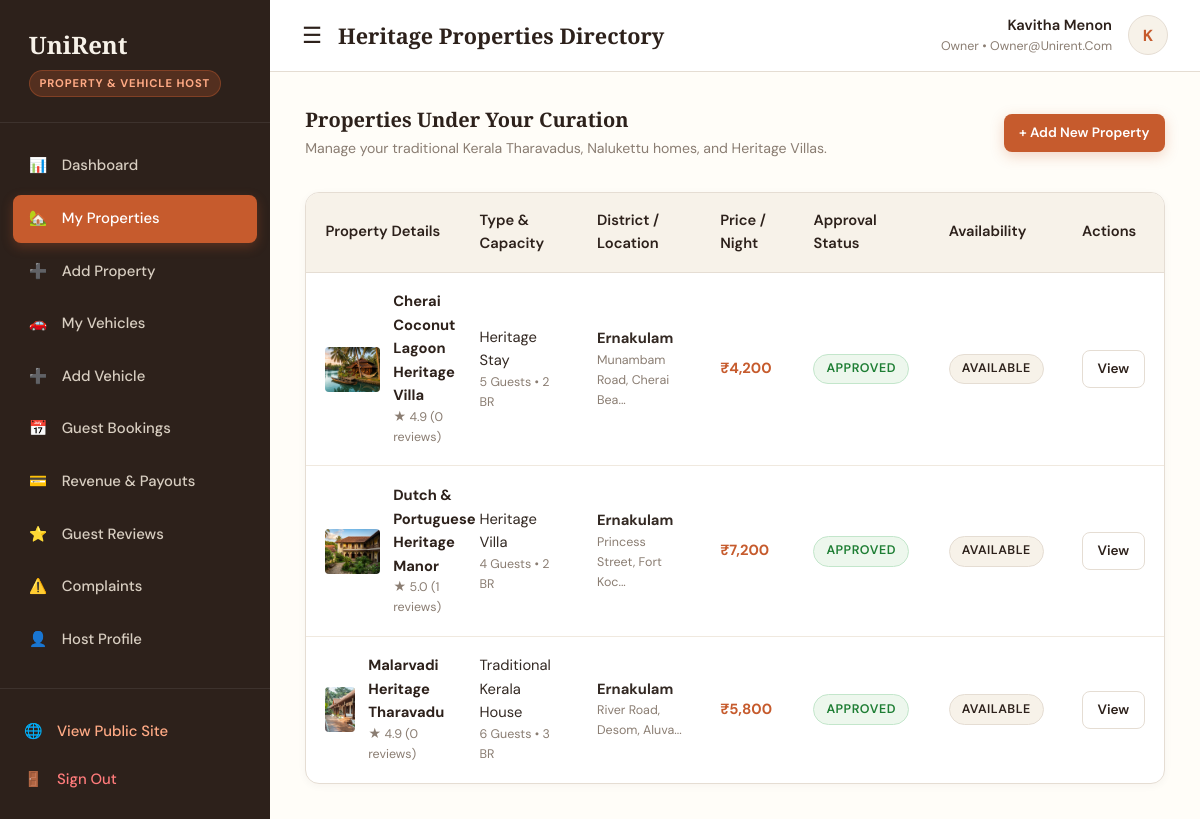
Screenshot of /owner/properties (signed in) with the database file from the repository.
### app/models.py (models this page shows, shortened)
class User(db.Model):
    __tablename__ = 'users'
    user_id = db.Column(db.Integer, primary_key=True, autoincrement=True)
    full_name = db.Column(db.String(120), nullable=False)
    email = db.Column(db.String(150), unique=True, nullable=False, index=True)
    phone = db.Column(db.String(20), nullable=False)
    password_hash = db.Column(db.String(255), nullable=False)
    role = db.Column(db.String(20), nullable=False, default='traveler')  # traveler, owner, admin
    status = db.Column(db.String(20), nullable=False, default='active')  # active, suspended
    profile_image = db.Column(db.String(255), nullable=True)
    created_at = db.Column(db.DateTime, default=datetime.utcnow)
    updated_at = db.Column(db.DateTime, default=datetime.utcnow, onupdate=datetime.utcnow)
    owner_profile = db.relationship('Owner', backref='user', uselist=False, cascade='all, delete-orphan')
    admin_profile = db.relationship('Admin', backref='user', uselist=False, cascade='all, delete-orphan')
    bookings = db.relationship('Booking', backref='user', lazy='dynamic', cascade='all, delete-orphan')
    reviews = db.relationship('Review', backref='user', lazy='dynamic', cascade='all, delete-orphan')
    complaints = db.relationship('Complaint', backref='user', lazy='dynamic', cascade='all, delete-orphan')

class Property(db.Model):
    __tablename__ = 'properties'
    property_id = db.Column(db.Integer, primary_key=True, autoincrement=True)
    owner_id = db.Column(db.Integer, db.ForeignKey('owners.owner_id', ondelete='CASCADE'), nullable=False)
    property_name = db.Column(db.String(160), nullable=False)
    slug = db.Column(db.String(180), unique=True, nullable=False)
    property_type = db.Column(db.String(80), nullable=False)  # Heritage Villa, Traditional Tharavadu, Nalukettu, Colonial Manor
    description = db.Column(db.Text, nullable=False)
    address = db.Column(db.String(255), nullable=False)
    district = db.Column(db.String(50), nullable=False)  # Ernakulam, Thrissur
    latitude = db.Column(db.Float, nullable=False)
    longitude = db.Column(db.Float, nullable=False)
    price_per_night = db.Column(db.Float, nullable=False)
    guest_capacity = db.Column(db.Integer, nullable=False, default=2)
    bedrooms = db.Column(db.Integer, nullable=False, default=1)
    bathrooms = db.Column(db.Integer, nullable=False, default=1)
    amenities = db.Column(db.Text, nullable=True)  # JSON serialized list
    images = db.Column(db.Text, nullable=True)  # JSON serialized list of image paths/URLs
    featured_image = db.Column(db.String(255), nullable=True)
    approval_status = db.Column(db.String(20), nullable=False, default='pending')  # pending, approved, rejected
    rejection_reason = db.Column(db.Text, nullable=True)
    availability_status = db.Column(db.String(20), nullable=False, default='available')  # available, booked, maintenance
    featured = db.Column(db.Boolean, nullable=False, default=False)
    created_at = db.Column(db.DateTime, default=datetime.utcnow)
    bookings = db.relationship('Booking', backref='property', lazy='dynamic')
    reviews = db.relationship('Review', backref='property', lazy='dynamic')
    @property
    def average_rating(self):
        revs = self.reviews.all()
        if not revs:
            return 4.9  # Default showcase rating
        return round(sum(r.rating for r in revs) / len(revs), 1)
    @property
    def reviews_count(self):
        return self.reviews.count()

class Review(db.Model):
    __tablename__ = 'reviews'
    review_id = db.Column(db.Integer, primary_key=True, autoincrement=True)
    booking_id = db.Column(db.Integer, db.ForeignKey('bookings.booking_id', ondelete='CASCADE'), unique=True, nullable=False)
    user_id = db.Column(db.Integer, db.ForeignKey('users.user_id', ondelete='CASCADE'), nullable=False)
    listing_type = db.Column(db.String(20), nullable=False)  # property, vehicle
    property_id = db.Column(db.Integer, db.ForeignKey('properties.property_id', ondelete='CASCADE'), nullable=True)
    vehicle_id = db.Column(db.Integer, db.ForeignKey('vehicles.vehicle_id', ondelete='CASCADE'), nullable=True)
    rating = db.Column(db.Integer, nullable=False)  # 1 to 5
    review_title = db.Column(db.String(150), nullable=True)
    review_text = db.Column(db.Text, nullable=False)
    image_url = db.Column(db.String(255), nullable=True)
    created_at = db.Column(db.DateTime, default=datetime.utcnow)

### app/routes/owner.py (the view)
@owner_bp.route('/properties')
@login_required('owner')
def properties():
    owner = get_current_owner()
    properties_list = Property.query.filter_by(owner_id=owner.owner_id).order_by(Property.created_at.desc()).all()
    return render_template('owner/properties.html', properties=properties_list, owner=owner)

### app/routes/owner.py (called while the page is built)
def get_current_owner():
    user_id = session.get('user_id')
    owner = Owner.query.filter_by(user_id=user_id).first()
    if not owner:
        user = db.session.get(User, user_id)
        if user and user.role == 'owner':
            owner = Owner(user_id=user_id, business_name=f"{user.full_name}'s Heritage Rentals", district='Ernakulam')
            db.session.add(owner)
            db.session.commit()
    return owner

### templates/owner/properties.html (shortened to what this page needs)
{% extends "dashboard_base.html" %}
{% block page_title %}Heritage Properties Directory{% endblock %}
{% block dashboard_content %}
<div style="display:flex; justify-content:space-between; align-items:center; margin-bottom: 2rem;">
  <div>
    <h3 style="font-size: 1.25rem; margin: 0 0 0.3rem;">Properties Under Your Curation</h3>
    <p style="color: var(--ur-muted); font-size: 0.88rem; margin: 0;">Manage your traditional Kerala Tharavadus, Nalukettu homes, and Heritage Villas.</p>
  </div>
  <a href="{{ url_for('owner.add_property') }}" class="btn btn-primary btn-sm">+ Add New Property</a>
</div>
<div class="table-responsive">
  <table class="table">
    <thead>
      <tr>
        <th>Property Details</th>
        <th>Type & Capacity</th>
        <th>District / Location</th>
        <th>Price / Night</th>
        <th>Approval Status</th>
        <th>Availability</th>
        <th>Actions</th>
      </tr>
    </thead>
    <tbody>
      {% for p in properties %}
        <tr>
          <td>
            <div style="display: flex; gap: 0.8rem; align-items: center;">
              <img src="{{ p.featured_image }}" alt="Thumb" style="width: 55px; height: 45px; border-radius: 4px; object-fit: cover;">
              <div>
                <strong style="color: var(--ur-brown);">{{ p.property_name }}</strong>
                <div style="font-size: 0.78rem; color: var(--ur-muted);">★ {{ p.average_rating }} ({{ p.reviews_count }} reviews)</div>
              </div>
            </div>
          </td>
          <td>
            <div>{{ p.property_type }}</div>
            <div style="font-size: 0.78rem; color: var(--ur-muted);">{{ p.guest_capacity }} Guests • {{ p.bedrooms }} BR</div>
          </td>
          <td>
            <strong>{{ p.district }}</strong>
            <div style="font-size: 0.78rem; color: var(--ur-muted);">{{ p.address[:25] }}...</div>
          </td>
          <td><strong style="color: var(--ur-burnt-orange);">{{ format_currency(p.price_per_night) }}</strong></td>
          <td>
            {% if p.approval_status == 'approved' %}
              <span class="badge badge-approved">Approved</span>
            {% elif p.approval_status == 'pending' %}
              <span class="badge badge-pending">Pending Approval</span>
            {% else %}
              <span class="badge badge-rejected" title="{{ p.rejection_reason or 'Rejected by Admin' }}">Rejected</span>
            {% endif %}
          </td>
          <td>
            <span class="badge badge-pickup">{{ p.availability_status|capitalize }}</span>
          </td>
          <td>
            <div style="display: flex; gap: 0.4rem;">
              <a href="{{ url_for('main.stay_details', property_id=p.property_id) }}" class="btn btn-outline btn-sm" target="_blank">View</a>
            </div>
          </td>
        </tr>
      {% else %}
        <tr>
          <td colspan="7" style="text-align: center; padding: 3rem 1rem; color: var(--ur-muted);">
            No heritage properties listed yet. <a href="{{ url_for('owner.add_property') }}">Add your first property</a>.
          </td>
        </tr>
      {% endfor %}
    </tbody>
  </table>
</div>
{% endblock %}

### templates/dashboard_base.html (shortened to what this page needs)
<!DOCTYPE html>
<html lang="en">
<head>
  <link rel="stylesheet" href="https://unpkg.com/leaflet@1.9.4/dist/leaflet.css"/>
  <link rel="stylesheet" href="{{ url_for('static', filename='css/style.css') }}">
</head>
<body>
<div class="dashboard-container">
  <aside class="dashboard-sidebar">
    <div class="sidebar-header">
      <a href="{{ url_for('main.index') }}" class="sidebar-brand">
        UniRent
      </a>
      <div>
        <span class="sidebar-role-badge">
          {% if current_user and current_user.role == 'admin' %}Administrator Portal
          {% elif current_user and current_user.role == 'owner' %}Property & Vehicle Host
          {% elif current_user and current_user.role == 'traveler' %}Traveler Account
          {% else %}Traveler Account{% endif %}
        </span>
      </div>
    </div>
    <ul class="sidebar-menu">
      {% if current_user and current_user.role == 'admin' %}
        <li class="sidebar-item">
          <a href="{{ url_for('admin.dashboard') }}" class="sidebar-link {% if request.endpoint == 'admin.dashboard' %}active{% endif %}">
            <span>📊</span> <span>Overview</span>
          </a>
        </li>
        <li class="sidebar-item">
          <a href="{{ url_for('admin.approvals') }}" class="sidebar-link {% if request.endpoint == 'admin.approvals' %}active{% endif %}">
            <span>🛡️</span> <span>Listing Approvals</span>
          </a>
        </li>
        <li class="sidebar-item">
          <a href="{{ url_for('admin.travelers') }}" class="sidebar-link {% if request.endpoint == 'admin.travelers' %}active{% endif %}">
            <span>👥</span> <span>Travelers</span>
          </a>
        </li>
        <li class="sidebar-item">
          <a href="{{ url_for('admin.owners') }}" class="sidebar-link {% if request.endpoint == 'admin.owners' %}active{% endif %}">
            <span>🏨</span> <span>Owners</span>
          </a>
        </li>
        <li class="sidebar-item">
          <a href="{{ url_for('admin.properties') }}" class="sidebar-link {% if request.endpoint == 'admin.properties' %}active{% endif %}">
            <span>🏡</span> <span>All Properties</span>
          </a>
        </li>
        <li class="sidebar-item">
          <a href="{{ url_for('admin.vehicles') }}" class="sidebar-link {% if request.endpoint == 'admin.vehicles' %}active{% endif %}">
            <span>🚗</span> <span>All Vehicles</span>
          </a>
        </li>
        <li class="sidebar-item">
          <a href="{{ url_for('admin.bookings') }}" class="sidebar-link {% if request.endpoint == 'admin.bookings' %}active{% endif %}">
            <span>📅</span> <span>Bookings</span>
          </a>
        </li>
        <li class="sidebar-item">
          <a href="{{ url_for('admin.payments') }}" class="sidebar-link {% if request.endpoint == 'admin.payments' %}active{% endif %}">
            <span>💳</span> <span>Payments</span>
          </a>
        </li>
        <li class="sidebar-item">
          <a href="{{ url_for('admin.complaints') }}" class="sidebar-link {% if request.endpoint == 'admin.complaints' %}active{% endif %}">
            <span>⚖️</span> <span>Complaints</span>
          </a>
        </li>
        <li class="sidebar-item">
          <a href="{{ url_for('admin.reports') }}" class="sidebar-link {% if request.endpoint == 'admin.reports' %}active{% endif %}">
            <span>📈</span> <span>Reports & Analytics</span>
          </a>
        </li>
      {% elif current_user and current_user.role == 'owner' %}
        <li class="sidebar-item">
          <a href="{{ url_for('owner.dashboard') }}" class="sidebar-link {% if request.endpoint == 'owner.dashboard' %}active{% endif %}">
            <span>📊</span> <span>Dashboard</span>
          </a>
        </li>
        <li class="sidebar-item">
          <a href="{{ url_for('owner.properties') }}" class="sidebar-link {% if request.endpoint == 'owner.properties' %}active{% endif %}">
            <span>🏡</span> <span>My Properties</span>
          </a>
        </li>
        <li class="sidebar-item">
          <a href="{{ url_for('owner.add_property') }}" class="sidebar-link {% if request.endpoint == 'owner.add_property' %}active{% endif %}">
            <span>➕</span> <span>Add Property</span>
          </a>
        </li>
        <li class="sidebar-item">
          <a href="{{ url_for('owner.vehicles') }}" class="sidebar-link {% if request.endpoint == 'owner.vehicles' %}active{% endif %}">
            <span>🚗</span> <span>My Vehicles</span>
          </a>
        </li>
        <li class="sidebar-item">
          <a href="{{ url_for('owner.add_vehicle') }}" class="sidebar-link {% if request.endpoint == 'owner.add_vehicle' %}active{% endif %}">
            <span>➕</span> <span>Add Vehicle</span>
          </a>
        </li>
        <li class="sidebar-item">
          <a href="{{ url_for('owner.bookings') }}" class="sidebar-link {% if request.endpoint == 'owner.bookings' %}active{% endif %}">
            <span>📅</span> <span>Guest Bookings</span>
          </a>
        </li>
        <li class="sidebar-item">
          <a href="{{ url_for('owner.payments') }}" class="sidebar-link {% if request.endpoint == 'owner.payments' %}active{% endif %}">
            <span>💳</span> <span>Revenue & Payouts</span>
          </a>
        </li>
        <li class="sidebar-item">
          <a href="{{ url_for('owner.reviews') }}" class="sidebar-link {% if request.endpoint == 'owner.reviews' %}active{% endif %}">
            <span>⭐</span> <span>Guest Reviews</span>
          </a>
        </li>
        <li class="sidebar-item">
          <a href="{{ url_for('owner.complaints') }}" class="sidebar-link {% if request.endpoint == 'owner.complaints' %}active{% endif %}">
            <span>⚠️</span> <span>Complaints</span>
          </a>
        </li>
        <li class="sidebar-item">
          <a href="{{ url_for('owner.profile') }}" class="sidebar-link {% if request.endpoint == 'owner.profile' %}active{% endif %}">
            <span>👤</span> <span>Host Profile</span>
          </a>
        </li>
      {% endif %}
    </ul>
    <div class="sidebar-footer">
      <a href="{{ url_for('main.index') }}" class="sidebar-link" style="padding-left:0; color:#ffaa85;">
        <span>🌐</span> <span>View Public Site</span>
      </a>
      <a href="{{ url_for('auth.logout') }}" class="sidebar-link" style="padding-left:0; color:#ff7b7b;">
        <span>🚪</span> <span>Sign Out</span>
      </a>
    </div>
  </aside>
  <div class="dashboard-main">
    <header class="dashboard-topbar">
      <div style="display:flex; align-items:center; gap:1rem;">
        <button id="dashboard_sidebar_toggle" style="background:none; border:none; font-size:1.4rem; cursor:pointer; color:var(--ur-brown); display:block;">
          ☰
        </button>
        <h3 style="font-size:1.35rem; margin:0;">{% block page_title %}Dashboard{% endblock %}</h3>
      </div>
      <div class="topbar-user">
        {% if current_user %}
        <div style="text-align:right;">
          <div style="font-weight:600; font-size:0.92rem; color:var(--ur-brown);">{{ current_user.full_name }}</div>
          <div style="font-size:0.78rem; color:var(--ur-muted); text-transform:capitalize;">{{ current_user.role }} • {{ current_user.email }}</div>
        </div>
        <div class="user-avatar-circle">
          {{ current_user.full_name[:1] if current_user.full_name else 'U' }}
        </div>
        {% endif %}
      </div>
    </header>
    <div class="dashboard-content">
      {% block dashboard_content %}
      {% endblock %}
    </div>
  </div>
</div>
</body>
</html>

### rows the page displays
User: full_name "Kavitha Menon", role "Owner", email "Owner@unirent.com", full_name "K"
Property: featured_image (picture), property_name "Cherai Coconut Lagoon Heritage Villa", average_rating "4.9", reviews_count "0", property_type "Heritage Stay", guest_capacity "5", bedrooms "2", district "Ernakulam", address "Munambam Road, Cherai Bea", price_per_night "₹4,200", approval_status "APPROVED", availability_status "AVAILABLE"
Property: featured_image (picture), property_name "Dutch & Portuguese Heritage Manor", average_rating "5.0", reviews_count "1", property_type "Heritage Villa", guest_capacity "4", bedrooms "2", district "Ernakulam", address "Princess Street, Fort Koc", price_per_night "₹7,200", approval_status "APPROVED", availability_status "AVAILABLE"
Property: featured_image (picture), property_name "Malarvadi Heritage Tharavadu", average_rating "4.9", reviews_count "0", property_type "Traditional Kerala House", guest_capacity "6", bedrooms "3", district "Ernakulam", address "River Road, Desom, Aluva", price_per_night "₹5,800", approval_status "APPROVED", availability_status "AVAILABLE"
